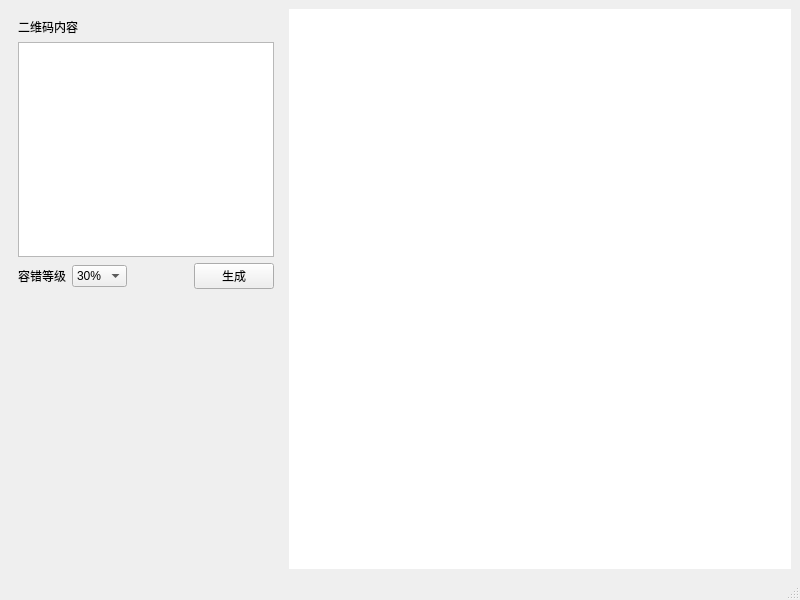
<?xml version="1.0" encoding="UTF-8"?>
<ui version="4.0">
 <class>MainWindow</class>
 <widget class="QMainWindow" name="MainWindow">
  <property name="geometry">
   <rect>
    <x>0</x>
    <y>0</y>
    <width>800</width>
    <height>600</height>
   </rect>
  </property>
  <property name="windowTitle">
   <string>二维码生成</string>
  </property>
  <widget class="QWidget" name="centralwidget">
   <layout class="QHBoxLayout" name="horizontalLayout_2">
    <item>
     <widget class="QWidget" name="widget" native="true">
      <layout class="QGridLayout" name="gridLayout">
       <item row="0" column="0">
        <layout class="QVBoxLayout" name="verticalLayout_2">
         <item>
          <layout class="QVBoxLayout" name="verticalLayout">
           <item>
            <widget class="QLabel" name="label_2">
             <property name="text">
              <string>二维码内容</string>
             </property>
            </widget>
           </item>
           <item>
            <widget class="QPlainTextEdit" name="plainTextEdit"/>
           </item>
           <item>
            <layout class="QHBoxLayout" name="horizontalLayout">
             <item>
              <widget class="QLabel" name="label_3">
               <property name="text">
                <string>容错等级</string>
               </property>
              </widget>
             </item>
             <item>
              <widget class="QComboBox" name="comboBox">
               <item>
                <property name="text">
                 <string>30%</string>
                </property>
               </item>
              </widget>
             </item>
             <item>
              <spacer name="horizontalSpacer">
               <property name="orientation">
                <enum>Qt::Orientation::Horizontal</enum>
               </property>
               <property name="sizeHint" stdset="0">
                <size>
                 <width>40</width>
                 <height>20</height>
                </size>
               </property>
              </spacer>
             </item>
             <item>
              <widget class="QPushButton" name="pushButton">
               <property name="text">
                <string>生成</string>
               </property>
              </widget>
             </item>
            </layout>
           </item>
          </layout>
         </item>
         <item>
          <spacer name="verticalSpacer">
           <property name="orientation">
            <enum>Qt::Orientation::Vertical</enum>
           </property>
           <property name="sizeHint" stdset="0">
            <size>
             <width>20</width>
             <height>40</height>
            </size>
           </property>
          </spacer>
         </item>
        </layout>
       </item>
      </layout>
     </widget>
    </item>
    <item>
     <widget class="QLabel" name="label">
      <property name="sizePolicy">
       <sizepolicy hsizetype="Preferred" vsizetype="Preferred">
        <horstretch>4</horstretch>
        <verstretch>0</verstretch>
       </sizepolicy>
      </property>
      <property name="styleSheet">
       <string notr="true">background-color: rgb(255, 255, 255);</string>
      </property>
      <property name="text">
       <string/>
      </property>
     </widget>
    </item>
   </layout>
  </widget>
  <widget class="QMenuBar" name="menubar">
   <property name="geometry">
    <rect>
     <x>0</x>
     <y>0</y>
     <width>800</width>
     <height>18</height>
    </rect>
   </property>
  </widget>
  <widget class="QStatusBar" name="statusbar"/>
 </widget>
 <resources/>
 <connections/>
</ui>
